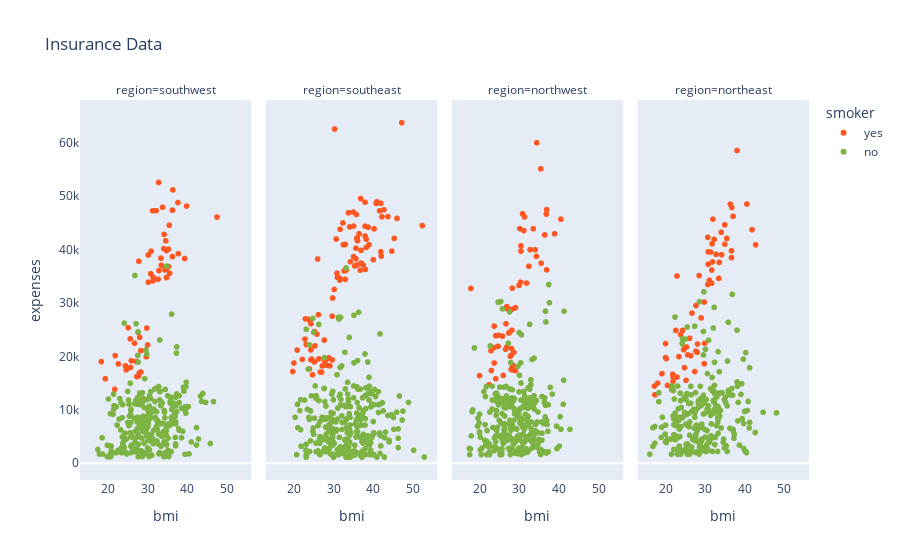

Source (notebook cell):
### Code cell
fig = px.scatter(insurance, 
                 x=insurance.bmi, 
                 y=insurance.expenses, 
                 color = 'smoker',
                 title = 'Insurance Data',
                 color_discrete_map={'yes':'#FF5722','no':'#7CB342'},
                 facet_col=insurance.region
                 )

fig.update_xaxes(showgrid = False)
fig.update_yaxes(showgrid = False)
fig.show()

### Figure 1 — Plotly figure (JSON) as saved in the notebook; plotly's stock layout.template omitted (floating-point values rounded to 4 significant figures; data arrays with more than 128 entries replaced by an {"elided": "..."} marker saying what was removed)
{"data": [{"hovertemplate": "smoker=yes<br>region=southwest<br>bmi=%{x}<br>expenses=%{y}<extra></extra>", "legendgroup": "yes", "marker": {"color": "#FF5722", "symbol": "circle"}, "mode": "markers", "name": "yes", "showlegend": true, "type": "scattergl", "x": [27.9, 35.3, 36.3, 35.6, 36.4, 39.9, 28, 34.8, 31.3, 19.3, 28.3, 37.7, 34.8, 32.2, 34.2, 27.7, 31.4, 30.8, 33.8, 21.7, 32.9, 22.6, 33.5, 30, 25.1, 25.7, 34.4, 28.3, 37.8, 25.6, 34.1, 35.3, 35.5, 27.1, 24.4, 27.6, 47.6, 24.6, 29.7, 30.2, 25.9, 32.7, 30.9, 29.8, 18.3, 31.4, 32.8, 26.7, 33.4, 34.6, 21.8, 27.3, 36.3, 39.4, 34.9, 27.8, 30.2, 34.7], "xaxis": "x", "y": [16880.0, 36840.0, 38711, 35590.0, 51190.0, 48170.0, 23570.0, 39840.0, 47290.0, 15820.0, 17080.0, 48820.0, 34780.0, 47310.0, 42860.0, 16300.0, 34840.0, 35490.0, 47930.0, 13840.0, 36090.0, 18610.0, 37080.0, 22140.0, 25380.0, 17940.0, 36200.0, 21080.0, 39240.0, 23310.0, 40180.0, 40100.0, 44590.0, 19040.0, 18260.0, 24520.0, 46110.0, 17500.0, 19930.0, 39000.0, 19200.0, 34470.0, 39730.0, 25310.0, 19020.0, 34170.0, 52590.0, 22480.0, 38420.0, 41660.0, 20170.0, 16230.0, 47400.0, 38340.0, 34830.0, 37830.0, 33900.0, 36400.0], "yaxis": "y"}, {"hovertemplate": "smoker=yes<br>region=southeast<br>bmi=%{x}<br>expenses=%{y}<extra></extra>", "legendgroup": "yes", "marker": {"color": "#FF5722", "symbol": "circle"}, "mode": "markers", "name": "yes", "showlegend": false, "type": "scattergl", "x": [26.3, 42.1, 35.2, 34.4, 31.7, 22.9, 24, 24.8, 37.6, 29.9, 35.1, 27.9, 25.3, 24.4, 35.5, 36.9, 36.1, 24.6, 22.2, 34.2, 26.8, 42.4, 19.8, 45.5, 25.4, 36, 40.2, 33.9, 35.9, 28.4, 38.1, 23.2, 30.3, 26.1, 42.1, 47.4, 46.2, 36.6, 33.1, 25.3, 23, 38.1, 43.9, 31.1, 35.8, 38.1, 39.1, 24.4, 38.4, 29.2, 26.4, 27.8, 38.2, 20.9, 42.2, 31.8, 32.8, 29.8, 32.5, 33.1, 28.9, 38.9, 40.9, 42.9, 30.8, 20.1, 31, 36.1, 35.2, 37.1, 52.6, 41.1, 37.1, 31.7, 36.2, 38.4, 25.9, 33.3, 35.8, 32.6, 44.9, 29.8, 28.5, 27.3, 24.4, 41.8, 37, 23.8, 27.1, 30.4, 40.4], "xaxis": "x2", "y": [27810.0, 39610.0, 38710.0, 37740.0, 34300.0, 23240.0, 17660.0, 16580.0, 37170.0, 30940.0, 47060.0, 19110.0, 18970.0, 21220.0, 36950.0, 36150.0, 37130.0, 19520.0, 19440.0, 44260.0, 17090.0, 46150.0, 17180.0, 42110.0, 21980.0, 42120.0, 38130.0, 46890.0, 46600.0, 19520.0, 48890.0, 22220.0, 32550.0, 38250.0, 48680.0, 63770.0, 45860.0, 42970.0, 34440.0, 24670.0, 27040.0, 42560.0, 46200.0, 34810.0, 40270.0, 44400.0, 40930.0, 19362, 40420.0, 18250.0, 19540.0, 23070.0, 36310.0, 21200.0, 38790.0, 43810.0, 36020.0, 27530.0, 45010.0, 40970.0, 19720.0, 44200.0, 48670.0, 47460.0, 42000.0, 18770.0, 35600.0, 42210.0, 44420.0, 37480.0, 44500.0, 48970.0, 39870.0, 34670.0, 41680.0, 41950.0, 24180.0, 36120.0, 38280.0, 40940.0, 39720.0, 19350.0, 18330.0, 18220.0, 26130.0, 47270.0, 49580.0, 26930.0, 17040.0, 62590.0, 43900.0], "yaxis": "y2"}, {"hovertemplate": "smoker=yes<br>region=northwest<br>bmi=%{x}<br>expenses=%{y}<extra></extra>", "legendgroup": "yes", "marker": {"color": "#FF5722", "symbol": "circle"}, "mode": "markers", "name": "yes", "showlegend": false, "type": "scattergl", "x": [37, 22.4, 22.9, 31.2, 28, 17.8, 28.7, 30.5, 26.6, 29.1, 33.6, 31.9, 37, 34.4, 36.5, 27.4, 28.3, 27, 26.7, 28.3, 25.8, 34.1, 40.6, 30.2, 28.3, 23.7, 39, 28.3, 32.8, 31.4, 28.9, 28.5, 35.5, 24.1, 26.9, 26.9, 27.8, 24.8, 20, 23, 28.2, 26, 23.7, 30.5, 28, 24.7, 30.4, 36.9, 32.5, 24.1, 35.6, 30, 34.5, 27.6, 30.9, 28.1, 23.7, 29.1], "xaxis": "x3", "y": [47500.0, 14710.0, 21100.0, 43580.0, 17560.0, 32730.0, 20750.0, 40720.0, 21350.0, 17350.0, 43920.0, 33750.0, 36220.0, 38750.0, 42760.0, 24390.0, 18030.0, 28950.0, 26110.0, 28870.0, 23810.0, 39980.0, 45700.0, 43940.0, 17470.0, 25680.0, 42980.0, 32790.0, 40000.0, 46130.0, 17750.0, 18310.0, 55140.0, 15820.0, 29330.0, 21770.0, 20010.0, 23970.0, 16420.0, 17360.0, 24920.0, 16450.0, 21680.0, 39730.0, 20230.0, 21880.0, 33910.0, 46660.0, 36900.0, 23890.0, 37470.0, 33310.0, 60020.0, 24540.0, 46720.0, 21470.0, 18770.0, 29140.0], "yaxis": "y3"}, {"hovertemplate": "smoker=yes<br>region=northeast<br>bmi=%{x}<br>expenses=%{y}<extra></extra>", "legendgroup": "yes", "marker": {"color": "#FF5722", "symbol": "circle"}, "mode": "markers", "name": "yes", "showlegend": false, "type": "scattergl", "x": [31.9, 36.7, 29.8, 20, 31.4, 23.4, 25.2, 41.9, 27.7, 36.7, 27.7, 17.3, 31.8, 24.3, 28.1, 40.6, 36.8, 22.6, 36.4, 32.3, 24.9, 18, 30.7, 20.2, 17.2, 32.8, 28.5, 38.1, 21.9, 33.5, 26.4, 32, 21.8, 31.7, 34.1, 24.8, 26.1, 28, 30.8, 30.8, 35.5, 23.8, 37.1, 29, 20, 31.7, 22.9, 34.2, 35, 22.9, 20.5, 21.6, 30.7, 35, 19.1, 42.8, 27.4, 25.3, 25.6, 33.6, 29.8, 31.1, 29.9, 21.7, 24.6, 21.9, 26.7], "xaxis": "x4", "y": [37700.0, 39770.0, 30180.0, 22410.0, 39560.0, 19960.0, 15520.0, 43750.0, 20980.0, 38510.0, 29520.0, 12830.0, 41100.0, 24870.0, 22330.0, 48550.0, 47900.0, 24870.0, 48520.0, 41920.0, 21660.0, 15010.0, 42300.0, 19590.0, 14460.0, 39130.0, 35150.0, 58570.0, 15360.0, 34620.0, 20150.0, 45710.0, 16660.0, 36190.0, 43250.0, 17900.0, 23400.0, 20770.0, 39600.0, 37270.0, 42110.0, 24110.0, 46260.0, 27220.0, 19800.0, 33730.0, 35070.0, 39050.0, 41030.0, 16140.0, 14570.0, 13750.0, 33480.0, 44640.0, 16780.0, 40900.0, 17180.0, 21770.0, 20300.0, 37610.0, 18650.0, 34250.0, 22460.0, 14280.0, 21260.0, 16120.0, 28100.0], "yaxis": "y4"}, {"hovertemplate": "smoker=no<br>region=southwest<br>bmi=%{x}<br>expenses=%{y}<extra></extra>", "legendgroup": "no", "marker": {"color": "#7CB342", "symbol": "circle"}, "mode": "markers", "name": "no", "showlegend": true, "type": "scattergl", "x": {"elided": "267 float values"}, "xaxis": "x", "y": {"elided": "267 float values"}, "yaxis": "y"}, {"hovertemplate": "smoker=no<br>region=southeast<br>bmi=%{x}<br>expenses=%{y}<extra></extra>", "legendgroup": "no", "marker": {"color": "#7CB342", "symbol": "circle"}, "mode": "markers", "name": "no", "showlegend": false, "type": "scattergl", "x": {"elided": "273 float values"}, "xaxis": "x2", "y": {"elided": "273 float values"}, "yaxis": "y2"}, {"hovertemplate": "smoker=no<br>region=northwest<br>bmi=%{x}<br>expenses=%{y}<extra></extra>", "legendgroup": "no", "marker": {"color": "#7CB342", "symbol": "circle"}, "mode": "markers", "name": "no", "showlegend": false, "type": "scattergl", "x": {"elided": "267 float values"}, "xaxis": "x3", "y": {"elided": "267 float values"}, "yaxis": "y3"}, {"hovertemplate": "smoker=no<br>region=northeast<br>bmi=%{x}<br>expenses=%{y}<extra></extra>", "legendgroup": "no", "marker": {"color": "#7CB342", "symbol": "circle"}, "mode": "markers", "name": "no", "showlegend": false, "type": "scattergl", "x": {"elided": "257 float values"}, "xaxis": "x4", "y": {"elided": "257 float values"}, "yaxis": "y4"}], "layout": {"annotations": [{"font": {}, "showarrow": false, "text": "region=southwest", "x": 0.1175, "xanchor": "center", "xref": "paper", "y": 1, "yanchor": "bottom", "yref": "paper"}, {"font": {}, "showarrow": false, "text": "region=southeast", "x": 0.3725, "xanchor": "center", "xref": "paper", "y": 1, "yanchor": "bottom", "yref": "paper"}, {"font": {}, "showarrow": false, "text": "region=northwest", "x": 0.6275, "xanchor": "center", "xref": "paper", "y": 1, "yanchor": "bottom", "yref": "paper"}, {"font": {}, "showarrow": false, "text": "region=northeast", "x": 0.8825, "xanchor": "center", "xref": "paper", "y": 1, "yanchor": "bottom", "yref": "paper"}], "legend": {"title": {"text": "smoker"}, "tracegroupgap": 0}, "title": {"text": "Insurance Data"}, "xaxis": {"anchor": "y", "domain": [0, 0.235], "showgrid": false, "title": {"text": "bmi"}}, "xaxis2": {"anchor": "y2", "domain": [0.255, 0.49], "matches": "x", "showgrid": false, "title": {"text": "bmi"}}, "xaxis3": {"anchor": "y3", "domain": [0.51, 0.745], "matches": "x", "showgrid": false, "title": {"text": "bmi"}}, "xaxis4": {"anchor": "y4", "domain": [0.765, 1.0], "matches": "x", "showgrid": false, "title": {"text": "bmi"}}, "yaxis": {"anchor": "x", "domain": [0, 1], "showgrid": false, "title": {"text": "expenses"}}, "yaxis2": {"anchor": "x2", "domain": [0, 1], "matches": "y", "showgrid": false, "showticklabels": false}, "yaxis3": {"anchor": "x3", "domain": [0, 1], "matches": "y", "showgrid": false, "showticklabels": false}, "yaxis4": {"anchor": "x4", "domain": [0, 1], "matches": "y", "showgrid": false, "showticklabels": false}}}
